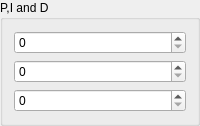
                <widget class="QGroupBox" name="groupBox_5">
                 <property name="sizePolicy">
                  <sizepolicy hsizetype="Preferred" vsizetype="Minimum">
                   <horstretch>0</horstretch>
                   <verstretch>0</verstretch>
                  </sizepolicy>
                 </property>
                 <property name="title">
                  <string>P,I and D</string>
                 </property>
                 <layout class="QVBoxLayout" name="verticalLayout_6">
                  <item>
                   <widget class="QSpinBox" name="kp">
                    <property name="minimum">
                     <number>0</number>
                    </property>
                    <property name="maximum">
                     <number>8191</number>
                    </property>
                   </widget>
                  </item>
                  <item>
                   <widget class="QSpinBox" name="ki">
                    <property name="minimum">
                     <number>0</number>
                    </property>
                    <property name="maximum">
                     <number>8191</number>
                    </property>
                   </widget>
                  </item>
                  <item>
                   <widget class="QSpinBox" name="kd">
                    <property name="sizePolicy">
                     <sizepolicy hsizetype="Preferred" vsizetype="Fixed">
                      <horstretch>0</horstretch>
                      <verstretch>0</verstretch>
                     </sizepolicy>
                    </property>
                    <property name="minimum">
                     <number>0</number>
                    </property>
                    <property name="maximum">
                     <number>8191</number>
                    </property>
                   </widget>
                  </item>
                 </layout>
                </widget>
